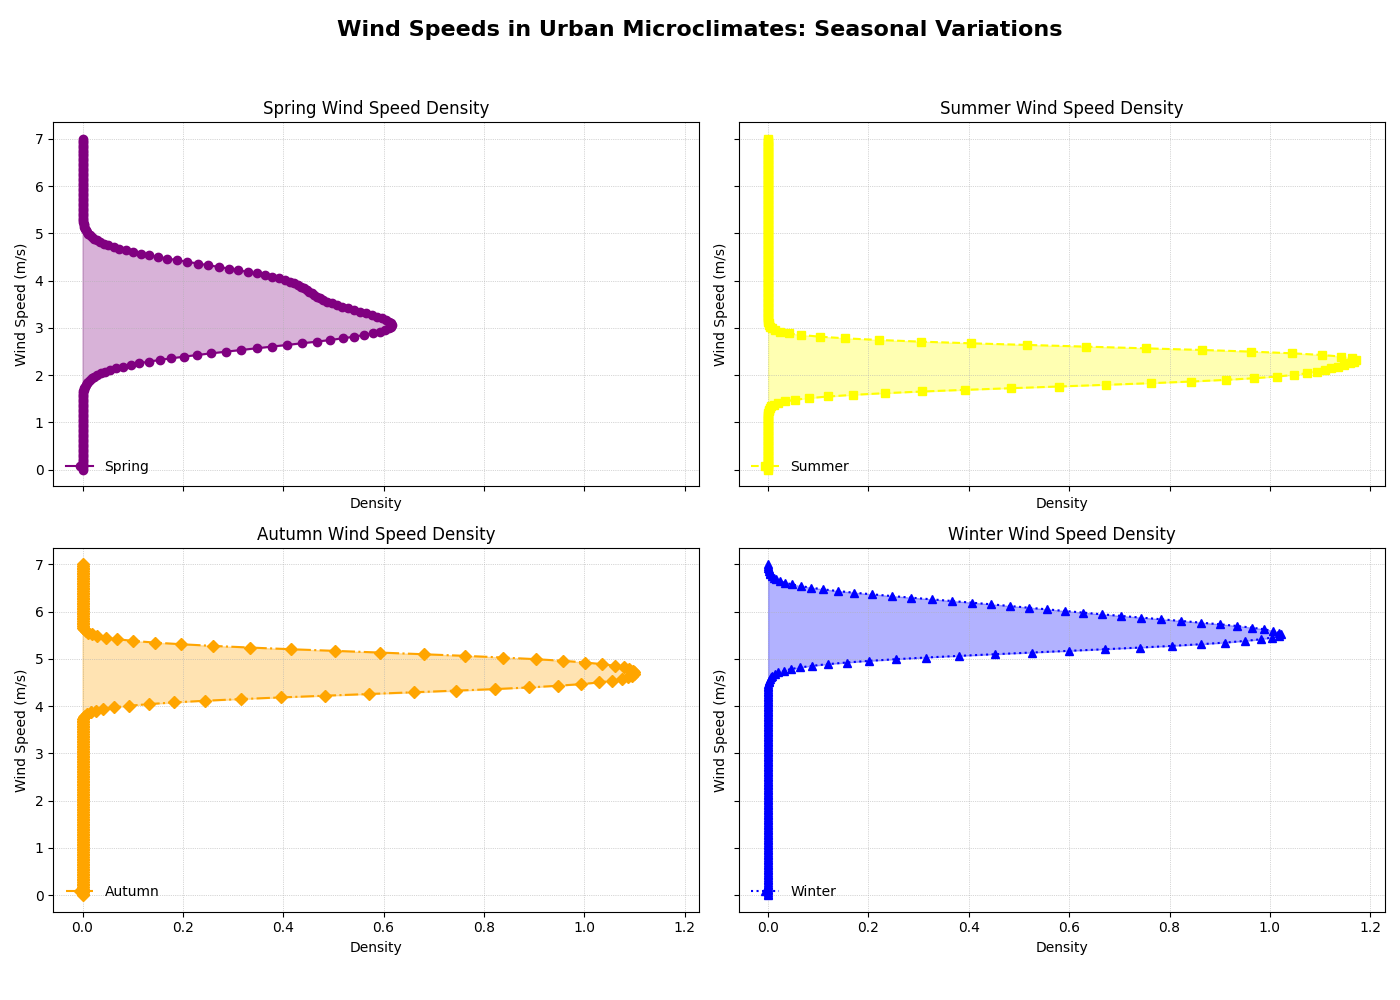

Recreate this plot in Python.
import matplotlib.pyplot as plt
import numpy as np
from scipy.stats import gaussian_kde

spring_wind_speeds = np.array([3.2, 2.8, 3.5, 4.0, 3.1, 2.7, 3.8, 3.0, 4.2])
summer_wind_speeds = np.array([2.0, 1.8, 2.2, 2.5, 2.5, 1.9, 2.3, 2.4, 2.1])
autumn_wind_speeds = np.array([4.5, 4.3, 4.6, 5.0, 4.8, 4.7, 4.4, 4.9, 5.1])
winter_wind_speeds = np.array([5.5, 5.2, 5.8, 6.0, 5.6, 5.4, 5.7, 5.3, 6.2])

fig, ax = plt.subplots(2, 2, figsize=(14, 10), sharex=True, sharey=True)
seasons = ['Spring', 'Summer', 'Autumn', 'Winter']
wind_speed_data = [spring_wind_speeds, summer_wind_speeds, autumn_wind_speeds, winter_wind_speeds]

new_colors = ['purple', 'yellow', 'orange', 'blue']
new_markers = ['o', 's', 'D', '^']
new_line_styles = ['-', '--', '-.', ':']

for ax_, season, data, color, marker, linestyle in zip(ax.flatten(), seasons, wind_speed_data, new_colors, new_markers, new_line_styles):
    density = gaussian_kde(data)
    x_vals = np.linspace(0, 7, 200)
    y_vals = density(x_vals)

    ax_.plot(y_vals, x_vals, color=color, linestyle=linestyle, marker=marker, label=f'{season}')
    ax_.fill_betweenx(x_vals, 0, y_vals, color=color, alpha=0.3)
    ax_.set_title(f'{season} Wind Speed Density', fontsize=12)
    ax_.set_ylabel('Wind Speed (m/s)', fontsize=10)
    ax_.set_xlabel('Density', fontsize=10)
    ax_.legend(loc='lower left', frameon=False)
    ax_.grid(True, linestyle=':', linewidth=0.5)

fig.suptitle("Wind Speeds in Urban Microclimates: Seasonal Variations", fontsize=16, fontweight='bold')
plt.tight_layout(rect=[0, 0.03, 1, 0.95])
plt.show()
